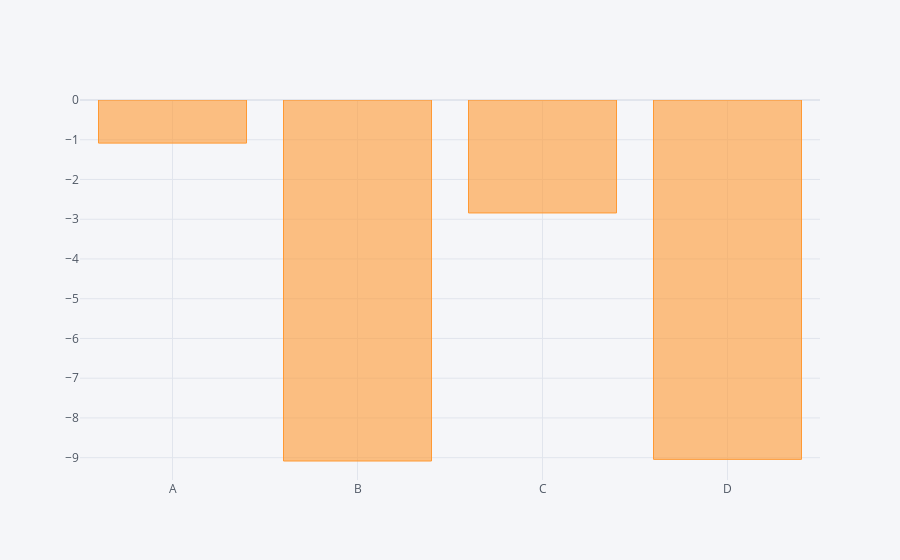

The code cell stored with this chart in its notebook:
### Code cell
df.sum().iplot(kind='bar')

### Figure 1 — Plotly figure (JSON) as saved in the notebook; plotly's stock layout.template omitted (floating-point values rounded to 4 significant figures)
{"data": [{"marker": {"color": "rgba(255, 153, 51, 0.6)", "line": {"color": "rgba(255, 153, 51, 1.0)", "width": 1}}, "name": "None", "orientation": "v", "text": "", "type": "bar", "x": ["A", "B", "C", "D"], "y": [-1.085, -9.083, -2.842, -9.042]}], "layout": {"legend": {"bgcolor": "#F5F6F9", "font": {"color": "#4D5663"}}, "paper_bgcolor": "#F5F6F9", "plot_bgcolor": "#F5F6F9", "title": {"font": {"color": "#4D5663"}}, "xaxis": {"gridcolor": "#E1E5ED", "showgrid": true, "tickfont": {"color": "#4D5663"}, "title": {"font": {"color": "#4D5663"}, "text": ""}, "zerolinecolor": "#E1E5ED"}, "yaxis": {"gridcolor": "#E1E5ED", "showgrid": true, "tickfont": {"color": "#4D5663"}, "title": {"font": {"color": "#4D5663"}, "text": ""}, "zerolinecolor": "#E1E5ED"}}}
